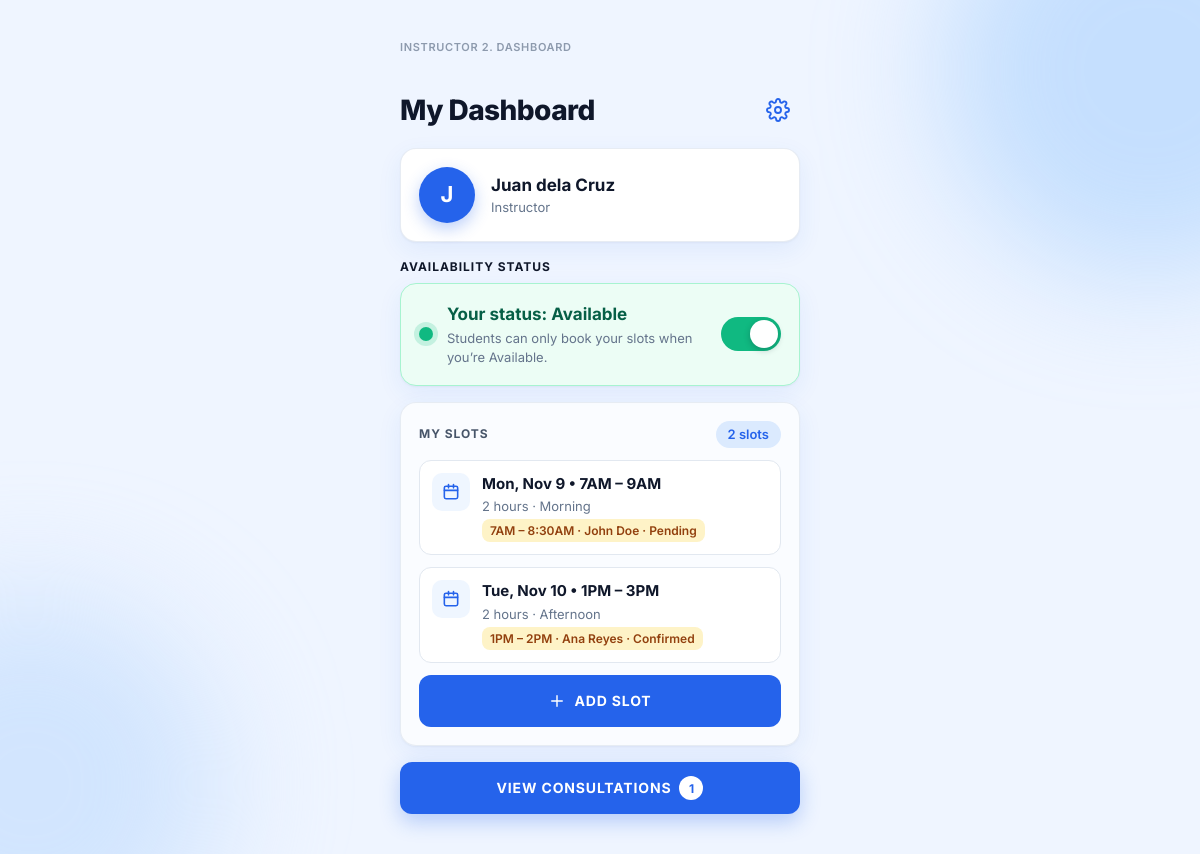
Screenshot of /instructor/dashboard.php (signed in) with the database file from the repository.
### tables this page shows
CREATE TABLE instructor (
  instructor_id       INT          NOT NULL AUTO_INCREMENT,
  instructor_name     VARCHAR(100) NOT NULL,
  instructor_email    VARCHAR(100) NOT NULL,
  availability_status VARCHAR(20)  NOT NULL DEFAULT 'AVAILABLE',
  password_hash       VARCHAR(255) NOT NULL,
  PRIMARY KEY (instructor_id),
  UNIQUE KEY uq_instructor_email (instructor_email)
);

CREATE TABLE availability_slot (
  slot_id         INT         NOT NULL AUTO_INCREMENT,
  instructor_id   INT         NOT NULL,
  slot_date       DATE        NOT NULL,
  slot_start_time TIME        NOT NULL,
  slot_end_time   TIME        NOT NULL,
  slot_status     VARCHAR(20) NOT NULL DEFAULT 'OPEN',
  PRIMARY KEY (slot_id),
  KEY idx_slot_instructor (instructor_id, slot_date),
  CONSTRAINT fk_slot_instructor FOREIGN KEY (instructor_id) REFERENCES instructor (instructor_id) ON DELETE CASCADE
);

CREATE TABLE consultation (
  consultation_id     INT          NOT NULL AUTO_INCREMENT,
  student_id          INT          NOT NULL,
  instructor_id       INT          NOT NULL,
  slot_id             INT          NOT NULL,
  consultation_date   DATE         NOT NULL,
  start_time          TIME         NOT NULL,
  end_time            TIME         NOT NULL,
  consultation_status VARCHAR(20)  NOT NULL DEFAULT 'PENDING',
  decline_reason      VARCHAR(255) NULL,
  cancelled_by        VARCHAR(20)  NULL,
  created_at          DATETIME     NOT NULL DEFAULT CURRENT_TIMESTAMP,
  updated_at          DATETIME     NOT NULL DEFAULT CURRENT_TIMESTAMP,
  PRIMARY KEY (consultation_id),
  KEY idx_consult_slot (slot_id, consultation_status),
  CONSTRAINT fk_consult_student FOREIGN KEY (student_id) REFERENCES student (student_id) ON DELETE CASCADE,
  CONSTRAINT fk_consult_instructor FOREIGN KEY (instructor_id) REFERENCES instructor (instructor_id) ON DELETE CASCADE,
  CONSTRAINT fk_consult_slot FOREIGN KEY (slot_id) REFERENCES availability_slot (slot_id)
);

CREATE TABLE student (
  student_id     INT          NOT NULL AUTO_INCREMENT,
  student_name   VARCHAR(100) NOT NULL,
  student_email  VARCHAR(100) NOT NULL,
  password_hash  VARCHAR(255) NOT NULL,
  PRIMARY KEY (student_id),
  UNIQUE KEY uq_student_email (student_email)
);

### includes/db.php (called while the page is built, shortened)
<?php
function db(): PDO
{
    static $pdo = null;
    if ($pdo !== null) {
        return $pdo;
    }
    $options = [
        PDO::ATTR_ERRMODE            => PDO::ERRMODE_EXCEPTION,
        PDO::ATTR_DEFAULT_FETCH_MODE => PDO::FETCH_ASSOC,
        PDO::ATTR_EMULATE_PREPARES   => false,
    ];
    try {
        $dsn = 'mysql:host=' . DB_HOST . ';port=' . DB_PORT . ';dbname=' . DB_NAME . ';charset=utf8mb4';
        $pdo = new PDO($dsn, DB_USER, DB_PASS, $options);
        $pdo->exec("SET time_zone = '+08:00'");
    } catch (PDOException $e) {
        db_unavailable($e->getMessage());
    }
    return $pdo;
}

### instructor/dashboard.php (the view, shortened to what this page needs)
<?php
require_once __DIR__ . '/../includes/layout.php';
$u = require_role('instructor');
$iid = (int) $u['id'];
$st = db()->prepare('SELECT * FROM instructor WHERE instructor_id = ?');
$st->execute([$iid]);
$me = $st->fetch();
$available = $me['availability_status'] === 'AVAILABLE';
$st = db()->prepare("SELECT * FROM availability_slot WHERE instructor_id = ? AND slot_date >= ? AND slot_status = 'OPEN' ORDER BY slot_date, slot_start_time");
$st->execute([$iid, date('Y-m-d')]);
$slots = $st->fetchAll();
$st = db()->prepare("SELECT COUNT(*) FROM consultation WHERE instructor_id = ? AND consultation_status = 'PENDING'");
$st->execute([$iid]);
$pending = (int) $st->fetchColumn();
page_start('My Dashboard', ['settings' => url('settings.php'), 'screen' => 'Instructor 2. Dashboard']);
?>
<section class="card profile">
  <span class="avatar avatar-lg" aria-hidden="true"><?= h(initial($me['instructor_name'])) ?></span>
  <div><b class="h3"><?= h($me['instructor_name']) ?></b><span class="muted small">Instructor</span></div>
</section>
<section aria-labelledby="av-h">
  <h2 class="label label-dark" id="av-h">Availability status</h2>
  <form method="post" action="<?= h(url('instructor/action.php')) ?>" class="card status-card <?= $available ? 'is-on' : 'is-off' ?>" id="status-form">
    <span class="status-dot" aria-hidden="true"></span>
    <div class="status-text">
      <b class="h3">Your status: <?= $available ? 'Available' : 'Unavailable' ?></b>
      <span class="muted small"><?= $available ? 'Students can only book your slots when you’re Available.' : 'Students can’t book your slots until you switch back to Available.' ?></span>
    </div>
    <button type="submit" class="switch" role="switch" aria-checked="<?= $available ? 'true' : 'false' ?>" aria-labelledby="av-h">
      <span class="switch-knob"></span><span class="sr-only"><?= $available ? 'Turn off availability' : 'Turn on availability' ?></span>
    </button>
  </form>
</section>
<section class="panel" aria-labelledby="slots-h">
  <div class="panel-head"><h2 class="label" id="slots-h">My slots</h2><span class="pill"><?= count($slots) ?> slot<?= count($slots) === 1 ? '' : 's' ?></span></div>
  <?php foreach ($slots as $s): $books = slot_bookings((int) $s['slot_id']); ?>
    <div class="slot">
      <span class="slot-ic"><?= icon('cal', 20) ?></span>
      <div class="slot-body">
        <b><?= h(fmt_day($s['slot_date'])) ?> • <?= h(fmt_range($s['slot_start_time'], $s['slot_end_time'])) ?></b>
        <span class="muted small"><?= h(duration_label($s['slot_start_time'], $s['slot_end_time'])) ?></span>
        <?php foreach ($books as $b): ?>
          <span class="booked"><?= h(fmt_range($b['start_time'], $b['end_time'])) ?> · <?= h($b['student_name']) ?> · <?= h(STATUS_LABEL[$b['consultation_status']]) ?></span>
        <?php endforeach; ?>
      </div>
    </div>
  <?php endforeach; ?>
  <button class="btn btn-primary btn-block" type="button" data-open="add-slot"><?= icon('plus', 18) ?> Add slot</button>
</section>
<a class="btn btn-primary btn-block btn-lift" href="<?= h(url('instructor/consultations.php')) ?>">View consultations<?php if ($pending): ?> <span class="count"><?= $pending ?></span><?php endif; ?></a>
<?php page_end(); ?>

### includes/layout.php (shortened to what this page needs)
<?php
require_once __DIR__ . '/functions.php';
function page_start(string $title, array $o = []): void
{
    $u = current_user();
    ?>
<!doctype html>
<html lang="en">
<head>
<link rel="stylesheet" href="<?= h(url('assets/css/app.css')) ?>?v=1">
</head>
<body data-base="<?= h(BASE_URL) ?>" data-csrf="<?= h(csrf_token()) ?>" data-poll="<?= $u ? '1' : '0' ?>" data-poll-ms="<?= (int) POLL_INTERVAL_MS ?>">
<main id="main" class="app">
  <div class="glow glow-a" aria-hidden="true"></div><div class="glow glow-b" aria-hidden="true"></div>
  <div class="screen">
    <?php if (!empty($o['screen'])): ?><p class="screen-tag"><?= h($o['screen']) ?></p><?php endif; ?>
    <?php if (!empty($o['center'])): ?>
      <header class="hero">
        <div class="logo-mark" aria-hidden="true"><?= icon('cap', 30) ?></div>
        <h1 class="h1"><?= h($title) ?></h1>
        <?php if (!empty($o['sub'])): ?><p class="muted"><?= h($o['sub']) ?></p><?php endif; ?>
      </header>
    <?php else: ?>
      <header class="topbar">
        <div class="topbar-text"><h1 class="h1"><?= h($title) ?></h1><?php if (!empty($o['sub'])): ?><p class="muted small"><?= h($o['sub']) ?></p><?php endif; ?></div>
        <?php if (!empty($o['settings'])): ?><a class="icon-btn" href="<?= h($o['settings']) ?>" aria-label="Account settings"><?= icon('gear', 24) ?></a><?php endif; ?>
      </header>
    <?php endif; ?>
    <?php
}
function page_end(): void
{
    ?>
  </div>
</main>
</body>
</html>
    <?php
}
    ?>

### includes/functions.php (shortened to what this page needs)
<?php
require_once __DIR__ . '/db.php';
function h($v): string
{
    return htmlspecialchars((string) $v, ENT_QUOTES, 'UTF-8');
}
function url(string $path = ''): string
{
    return BASE_URL . '/' . ltrim($path, '/');
}
function current_user(): ?array
{
    return $_SESSION['user'] ?? null;
}
function csrf_token(): string
{
    return $_SESSION['csrf'];
}
function slot_bookings(int $slotId): array
{
    $st = db()->prepare(
        "SELECT c.consultation_id, c.start_time, c.end_time, c.consultation_status, s.student_name
           FROM consultation c JOIN student s ON s.student_id = c.student_id
          WHERE c.slot_id = ? AND c.consultation_status IN ('PENDING','CONFIRMED') ORDER BY c.start_time"
    );
    $st->execute([$slotId]);
    return $st->fetchAll();
}
function fmt_t(string $t): string
{
    $ts = strtotime('2000-01-01 ' . $t);
    return date('i', $ts) === '00' ? date('gA', $ts) : date('g:iA', $ts);
}
function fmt_range(string $a, string $b): string
{
    return fmt_t($a) . ' – ' . fmt_t($b);
}
function fmt_day(string $d): string
{
    return date('D, M j', strtotime($d));
}
function duration_label(string $a, string $b): string
{
    $m = (strtotime('2000-01-01 ' . $b) - strtotime('2000-01-01 ' . $a)) / 60;
    $hrs = floor($m / 60);
    $min = $m % 60;
    $out = $hrs ? $hrs . ' hour' . ($hrs > 1 ? 's' : '') : '';
    $part = (int) substr($a, 0, 2) < 12 ? 'Morning' : ((int) substr($a, 0, 2) < 17 ? 'Afternoon' : 'Evening');
    return $out . ' · ' . $part;
}
function initial(string $name): string
{
    return strtoupper(mb_substr(trim($name), 0, 1));
}
function icon(string $name, int $size = 20): string
{
    $p = [
        'cal'     => '<rect x="4" y="5" width="16" height="15" rx="2"/><path d="M4 10h16M9 3v4M15 3v4"/>',
        'clock'   => '<circle cx="12" cy="12" r="9"/><path d="M12 7v5l3 2"/>',
        'user'    => '<circle cx="12" cy="8" r="4"/><path d="M4 20c1.5-4 5-5 8-5s6.5 1 8 5"/>',
        'mail'    => '<rect x="3" y="5" width="18" height="14" rx="2"/><path d="M3 7l9 6 9-6"/>',
        'lock'    => '<rect x="5" y="11" width="14" height="9" rx="2"/><path d="M8 11V8a4 4 0 118 0v3"/>',
        'eye'     => '<path d="M2 12s3.5-7 10-7 10 7 10 7-3.5 7-10 7S2 12 2 12z"/><circle cx="12" cy="12" r="3"/>',
        'cap'     => '<path d="M2 9l10-5 10 5-10 5-10-5z"/><path d="M6 11v5c3 2 9 2 12 0v-5"/>',
        'gear'    => '<circle cx="12" cy="12" r="3"/><path d="M19.4 15a1.7 1.7 0 00.3 1.8l.1.1a2 2 0 11-2.8 2.8l-.1-.1a1.7 1.7 0 00-1.8-.3 1.7 1.7 0 00-1 1.5V21a2 2 0 11-4 0v-.1a1.7 1.7 0 00-1.1-1.5 1.7 1.7 0 00-1.8.3l-.1.1a2 2 0 11-2.8-2.8l.1-.1a1.7 1.7 0 00.3-1.8 1.7 1.7 0 00-1.5-1H3a2 2 0 110-4h.1a1.7 1.7 0 001.5-1.1 1.7 1.7 0 00-.3-1.8l-.1-.1a2 2 0 112.8-2.8l.1.1a1.7 1.7 0 001.8.3H9a1.7 1.7 0 001-1.5V3a2 2 0 114 0v.1a1.7 1.7 0 001 1.5 1.7 1.7 0 001.8-.3l.1-.1a2 2 0 112.8 2.8l-.1.1a1.7 1.7 0 00-.3 1.8V9a1.7 1.7 0 001.5 1H21a2 2 0 110 4h-.1a1.7 1.7 0 00-1.5 1z"/>',
        'back'    => '<path d="M15 18l-6-6 6-6"/>',
        'search'  => '<circle cx="11" cy="11" r="7"/><path d="M20 20l-3.5-3.5"/>',
        'check'   => '<path d="M5 12.5l4.5 4.5L19 7.5"/>',
        'checkc'  => '<circle cx="12" cy="12" r="9"/><path d="M8 12.5l3 3 5-6"/>',
        'info'    => '<circle cx="12" cy="12" r="9"/><path d="M12 11v5M12 8h.01"/>',
        'alert'   => '<circle cx="12" cy="12" r="9"/><path d="M12 7v6M12 16h.01"/>',
        'bell'    => '<path d="M6 16V11a6 6 0 1112 0v5l1.5 2h-15L6 16z"/><path d="M10 20a2 2 0 004 0"/>',
        'plus'    => '<path d="M12 5v14M5 12h14"/>',
        'trash'   => '<path d="M4 7h16M9 7V4h6v3M6 7l1 13h10l1-13"/>',
        'x'       => '<path d="M6 6l12 12M18 6L6 18"/>',
        'logout'  => '<path d="M15 4h4v16h-4M10 8l-4 4 4 4M6 12h10"/>',
        'sun'     => '<circle cx="12" cy="12" r="4"/><path d="M12 2v2M12 20v2M4.9 4.9l1.4 1.4M17.7 17.7l1.4 1.4M2 12h2M20 12h2M4.9 19.1l1.4-1.4M17.7 6.3l1.4-1.4"/>',
        'sunset'  => '<path d="M17 18a5 5 0 00-10 0M12 2v7M4.2 10.2l1.4 1.4M1 18h2M21 18h2M18.4 11.6l1.4-1.4M23 22H1M8 6l4-4 4 4"/>',
    ][$name] ?? '';
    return '<svg class="ic" width="' . $size . '" height="' . $size . '" viewBox="0 0 24 24" fill="none" stroke="currentColor" stroke-width="1.9" stroke-linecap="round" stroke-linejoin="round" aria-hidden="true">' . $p . '</svg>';
}

### rows the page displays
instructor: instructor_name "J", instructor_name "Juan dela Cruz"
availability_slot: slot_date "Mon, Nov 9", slot_start_time+slot_end_time "7AM – 9AM", slot_start_time+slot_end_time "2 hours · Morning"
consultation: fmt_range($b['start_time'], $b['end_time']) "7AM – 8:30AM", student.student_name "John Doe", consultation_status "Pending"
availability_slot: slot_date "Tue, Nov 10", slot_start_time+slot_end_time "1PM – 3PM", slot_start_time+slot_end_time "2 hours · Afternoon"
consultation: fmt_range($b['start_time'], $b['end_time']) "1PM – 2PM", student.student_name "Ana Reyes", consultation_status "Confirmed"

### other values shown
$o['screen'] "INSTRUCTOR 2. DASHBOARD"
$title "My Dashboard"
count($slots) "2"
$pending "1"
